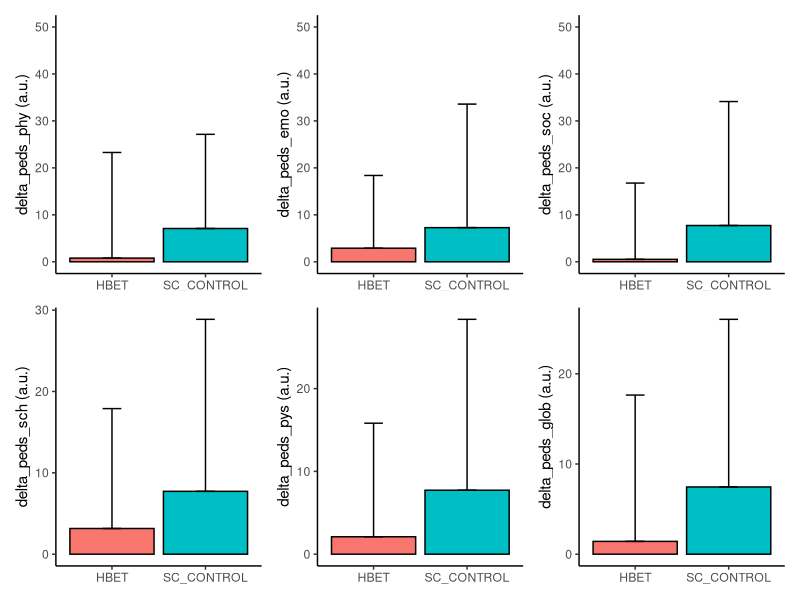

This chart was generated by the following R code:
# Pacotes
library(tidyverse)
library(patchwork)

df <- read.csv('RCT_all data_COVIDped.xlsx - QoL.csv')

# ajustes
df <-
  df |>
  mutate(group = if_else(group == 1, 'HBET', 'SC-CONTROL'),
         time = if_else(time == 1, '1-PRE', '2-POST'))

glimpse(df)

# separando o grupo treino - PRE
hbet_pre <-
  df |>
  filter(group == 'HBET',
         time == '1-PRE')

# separando o grupo treino - POST
hbet_post <-
  df |>
  filter(group == 'HBET',
         time == '2-POST')

# Juntando
hbet <- inner_join(x = hbet_pre,
           y = hbet_post,
           by = "ID")

glimpse(hbet)

# Deltas
delta_hbet <-
  hbet |>
  mutate(
    delta_peds_phy  = PEDS_Physical.y - PEDS_Physical.x,
    delta_peds_emo  = PEDS_Emocional.y - PEDS_Emocional.x,
    delta_peds_soc  = PEDS_Social.y - PEDS_Social.x,
    delta_peds_sch  = PEDS_School.y - PEDS_School.x,
    delta_peds_pys  = PEDS_Pysicosocial.y - PEDS_Pysicosocial.x,
    delta_peds_glob = PEDSQL_global.y - PEDSQL_global.x,
  ) |>
  select(
    ID,
    group.x,
    delta_peds_phy,
    delta_peds_emo,
    delta_peds_soc,
    delta_peds_sch,
    delta_peds_pys,
    delta_peds_glob,
  )

glimpse(delta_hbet)

# separando o grupo controle - PRE
ctrl_pre <-
  df |>
  filter(group == 'SC-CONTROL',
         time == '1-PRE')

# separando o grupo treino - POST
ctrl_post <-
  df |>
  filter(group == 'SC-CONTROL',
         time == '2-POST')

# Juntando
ctrl <- inner_join(x = ctrl_pre,
                   y = ctrl_post,
                   by = "ID") |>
  select(-name.y,
         -group.y,
         -time.y)

glimpse(ctrl)

# Deltas
delta_ctrl <-
  ctrl |>
  mutate(
    delta_peds_phy  = PEDS_Physical.y - PEDS_Physical.x,
    delta_peds_emo  = PEDS_Emocional.y - PEDS_Emocional.x,
    delta_peds_soc  = PEDS_Social.y - PEDS_Social.x,
    delta_peds_sch  = PEDS_School.y - PEDS_School.x,
    delta_peds_pys  = PEDS_Pysicosocial.y - PEDS_Pysicosocial.x,
    delta_peds_glob = PEDSQL_global.y - PEDSQL_global.x,
  ) |>
  select(
    ID,
    group.x,
    delta_peds_phy,
    delta_peds_emo,
    delta_peds_soc,
    delta_peds_sch,
    delta_peds_pys,
    delta_peds_glob,
  )

glimpse(delta_ctrl)

# Juntado os deltas dos grupos treino e controle
delta_peds <- bind_rows(delta_hbet, delta_ctrl)

glimpse(delta_peds)

# delta_peds_phy
g1 <-
  delta_peds |>
  group_by(group.x) |>
  summarise(mean = mean(delta_peds_phy,
                        na.rm = TRUE),
            sd = sd(delta_peds_phy,
                    na.rm = TRUE)) |>
  ggplot(mapping = aes(x = group.x,
                       y = mean,
                       fill = group.x)) +
  geom_bar(position = position_dodge(),
           stat = "identity",
           colour = "black",
           show.legend = FALSE) +
  geom_errorbar(aes(ymin = mean,
                    ymax = mean + sd),
                width=.2,
                position=position_dodge(0.9)) +
  theme_classic() +
  ylab(label = "delta_peds_phy (a.u.)") +
  scale_x_discrete(labels = c("HBET", "SC_CONTROL"))+
  theme(
    axis.title.x = element_blank()
  ) +
  scale_y_continuous(limits = c(0, 50, 5))

# delta_peds_emo
g2 <-
  delta_peds |>
  group_by(group.x) |>
  summarise(mean = mean(delta_peds_emo,
                        na.rm = TRUE),
            sd = sd(delta_peds_emo,
                    na.rm = TRUE)) |>
  ggplot(mapping = aes(x = group.x,
                       y = mean,
                       fill = group.x)) +
  geom_bar(position = position_dodge(),
           stat = "identity",
           colour = "black",
           show.legend = FALSE) +
  geom_errorbar(aes(ymin = mean,
                    ymax = mean + sd),
                width=.2,
                position=position_dodge(0.9)) +
  theme_classic() +
  ylab(label = "delta_peds_emo (a.u.)") +
  scale_x_discrete(labels = c("HBET", "SC_CONTROL"))+
  theme(
    axis.title.x = element_blank()
  ) +
  scale_y_continuous(limits = c(0, 50, 5))

# delta_peds_soc
g3 <-
  delta_peds |>
  group_by(group.x) |>
  summarise(mean = mean(delta_peds_soc,
                        na.rm = TRUE),
            sd = sd(delta_peds_soc,
                    na.rm = TRUE)) |>
  ggplot(mapping = aes(x = group.x,
                       y = mean,
                       fill = group.x)) +
  geom_bar(position = position_dodge(),
           stat = "identity",
           colour = "black",
           show.legend = FALSE) +
  geom_errorbar(aes(ymin = mean,
                    ymax = mean + sd),
                width=.2,
                position=position_dodge(0.9)) +
  theme_classic() +
  ylab(label = "delta_peds_soc (a.u.)") +
  scale_x_discrete(labels = c("HBET", "SC_CONTROL"))+
  theme(
    axis.title.x = element_blank()
  ) +
  scale_y_continuous(limits = c(0, 50, 5))

# delta_peds_sch
g4 <-
  delta_peds |>
  group_by(group.x) |>
  summarise(mean = mean(delta_peds_sch,
                        na.rm = TRUE),
            sd = sd(delta_peds_sch,
                    na.rm = TRUE)) |>
  ggplot(mapping = aes(x = group.x,
                       y = mean,
                       fill = group.x)) +
  geom_bar(position = position_dodge(),
           stat = "identity",
           colour = "black",
           show.legend = FALSE) +
  geom_errorbar(aes(ymin = mean,
                    ymax = mean + sd),
                width=.2,
                position=position_dodge(0.9)) +
  theme_classic() +
  ylab(label = "delta_peds_sch (a.u.)") +
  scale_x_discrete(labels = c("HBET", "SC_CONTROL"))+
  theme(
    axis.title.x = element_blank()
  )

# delta_peds_pys
g5 <-
  delta_peds |>
  group_by(group.x) |>
  summarise(mean = mean(delta_peds_pys,
                        na.rm = TRUE),
            sd = sd(delta_peds_pys,
                    na.rm = TRUE)) |>
  ggplot(mapping = aes(x = group.x,
                       y = mean,
                       fill = group.x)) +
  geom_bar(position = position_dodge(),
           stat = "identity",
           colour = "black",
           show.legend = FALSE) +
  geom_errorbar(aes(ymin = mean,
                    ymax = mean + sd),
                width=.2,
                position=position_dodge(0.9)) +
  theme_classic() +
  ylab(label = "delta_peds_pys (a.u.)") +
  scale_x_discrete(labels = c("HBET", "SC_CONTROL"))+
  theme(
    axis.title.x = element_blank()
  )

# delta_peds_glob
g6 <-
  delta_peds |>
  group_by(group.x) |>
  summarise(mean = mean(delta_peds_glob,
                        na.rm = TRUE),
            sd = sd(delta_peds_glob,
                    na.rm = TRUE)) |>
  ggplot(mapping = aes(x = group.x,
                       y = mean,
                       fill = group.x)) +
  geom_bar(position = position_dodge(),
           stat = "identity",
           colour = "black",
           show.legend = FALSE) +
  geom_errorbar(aes(ymin = mean,
                    ymax = mean + sd),
                width=.2,
                position=position_dodge(0.9)) +
  theme_classic() +
  ylab(label = "delta_peds_glob (a.u.)") +
  scale_x_discrete(labels = c("HBET", "SC_CONTROL"))+
  theme(
    axis.title.x = element_blank()
  )

# layout
(g1+g2+g3)/(g4+g5+g6)
